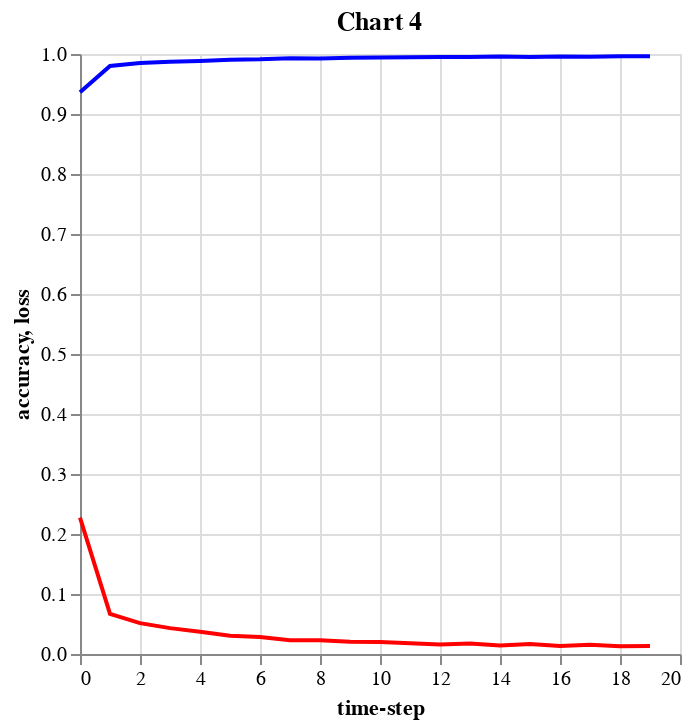

This figure's notebook cell:
### Code cell
loss = history.history['loss']
accuracy = history.history['accuracy']

df2 = pd.DataFrame({"accuracy":accuracy, "loss":loss, "time-step": np.arange(0, len(accuracy))})

base = alt.Chart(df2).mark_line(color="blue").encode(x="time-step", y="accuracy")
loss = alt.Chart(df2).mark_line(color="red").encode(x="time-step", y="loss")
(base  + loss).properties(title='Chart 4')

### Figure 1 — Vega-Lite specification as saved in the notebook (floating-point values rounded to 4 significant figures)
{"config": {"view": {"continuousWidth": 300, "continuousHeight": 300}}, "layer": [{"mark": {"type": "line", "color": "blue"}, "encoding": {"x": {"field": "time-step", "type": "quantitative"}, "y": {"field": "accuracy", "type": "quantitative"}}}, {"mark": {"type": "line", "color": "red"}, "encoding": {"x": {"field": "time-step", "type": "quantitative"}, "y": {"field": "loss", "type": "quantitative"}}}], "data": {"name": "data-ae32a3960511fb121faba7ff0221b4a2"}, "title": "Chart 4", "$schema": "https://vega.github.io/schema/vega-lite/v5.20.1.json", "datasets": {"data-ae32a3960511fb121faba7ff0221b4a2": [{"accuracy": 0.9363, "loss": 0.2271, "time-step": 0}, {"accuracy": 0.9801, "loss": 0.06689, "time-step": 1}, {"accuracy": 0.985, "loss": 0.05139, "time-step": 2}, {"accuracy": 0.987, "loss": 0.04313, "time-step": 3}, {"accuracy": 0.9884, "loss": 0.03705, "time-step": 4}, {"accuracy": 0.9905, "loss": 0.03039, "time-step": 5}, {"accuracy": 0.9911, "loss": 0.02817, "time-step": 6}, {"accuracy": 0.993, "loss": 0.02294, "time-step": 7}, {"accuracy": 0.9926, "loss": 0.02301, "time-step": 8}, {"accuracy": 0.9937, "loss": 0.02038, "time-step": 9}, {"accuracy": 0.9941, "loss": 0.01981, "time-step": 10}, {"accuracy": 0.9947, "loss": 0.01806, "time-step": 11}, {"accuracy": 0.9952, "loss": 0.01595, "time-step": 12}, {"accuracy": 0.9949, "loss": 0.01737, "time-step": 13}, {"accuracy": 0.9957, "loss": 0.01412, "time-step": 14}, {"accuracy": 0.9951, "loss": 0.01647, "time-step": 15}, {"accuracy": 0.9959, "loss": 0.01334, "time-step": 16}, {"accuracy": 0.9953, "loss": 0.01561, "time-step": 17}, {"accuracy": 0.9964, "loss": 0.01308, "time-step": 18}, {"accuracy": 0.9964, "loss": 0.01347, "time-step": 19}]}}
